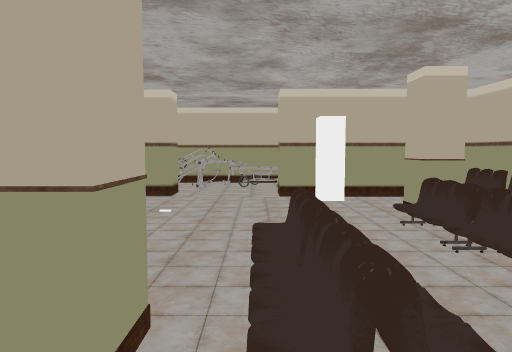
[1] (above)

17 first-person views from a walk through a 3-D level made in the Unity game engine. The camera is 1.5 m above the floor, tilts 4° down and sees 70° across. The floor is counted in squares, 1 m on a side. Each view is taken from the middle of a square. On the plan, view 1 faces up. The plan holds only what a view shows up to about 16 squares ahead; the rest is blank. The place goes on beyond the plan. The player is left out. Door leaves are left out, so doorways stand open. Some surface patterns are stand-ins.

[2]
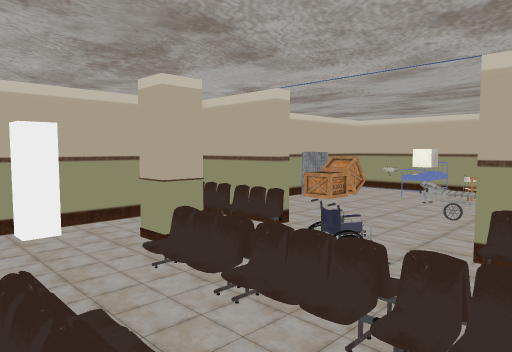

[3]
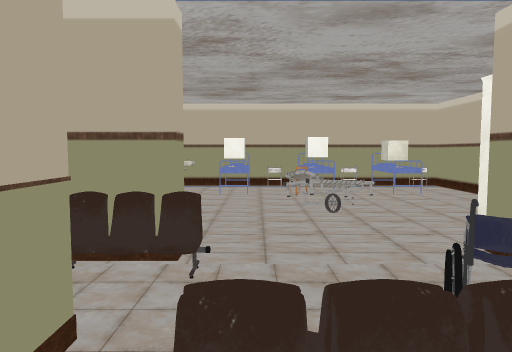

[4]
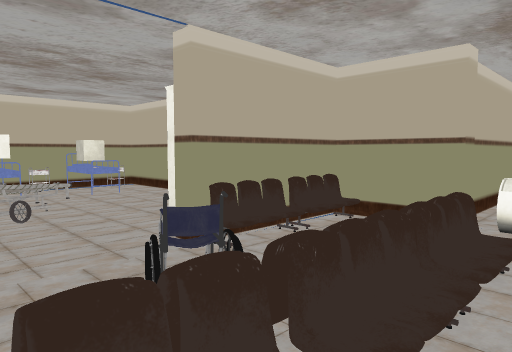

[5]
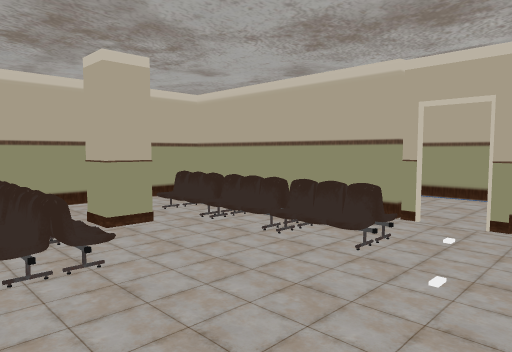

[6]
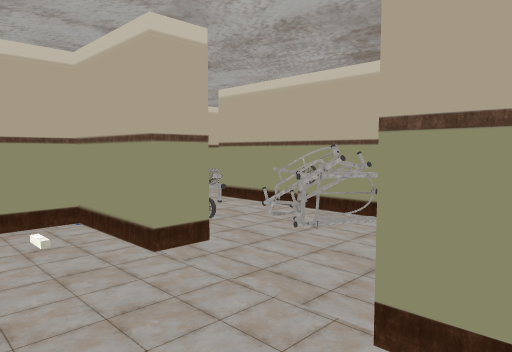

[7]
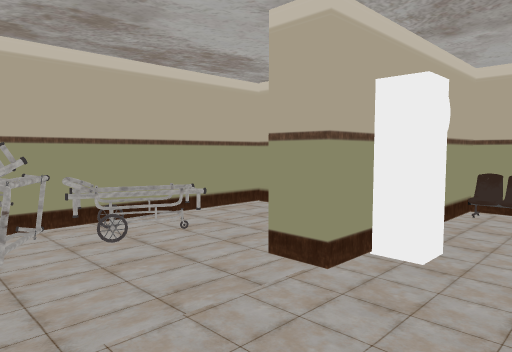

[8]
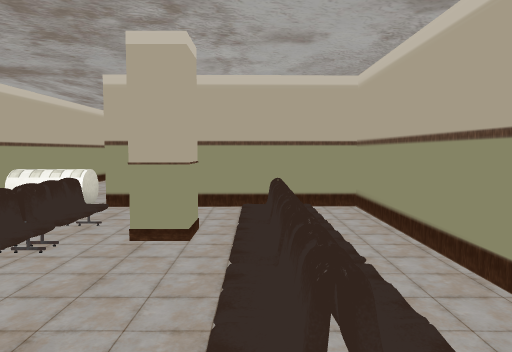

[9]
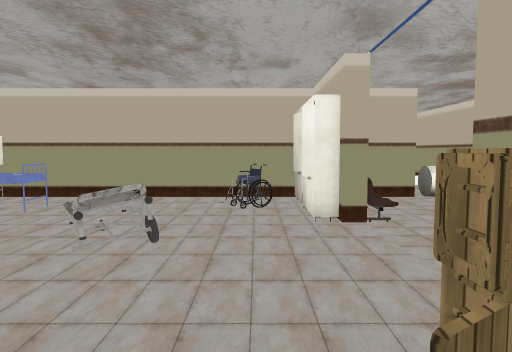

[10]
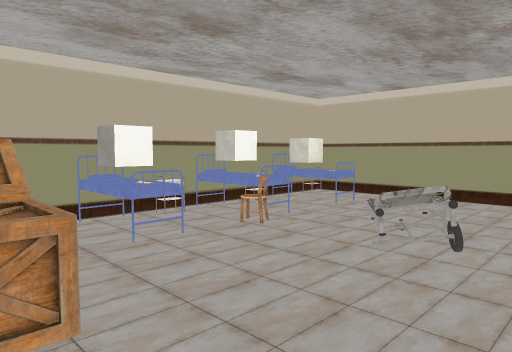

[11]
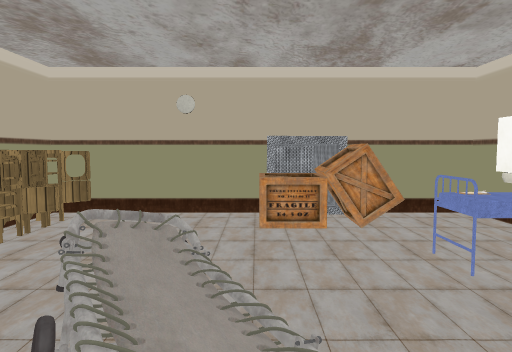

[12]
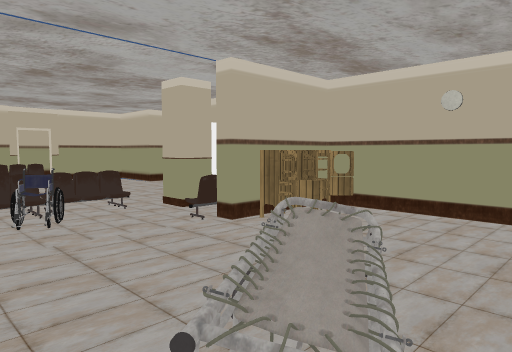

[13]
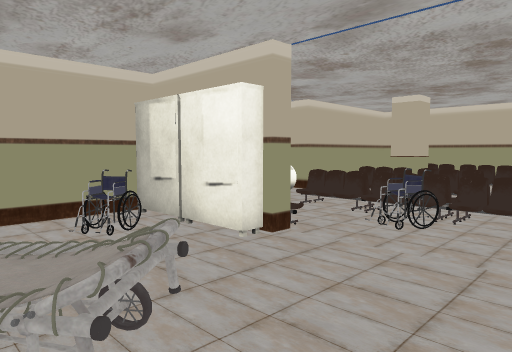

[14]
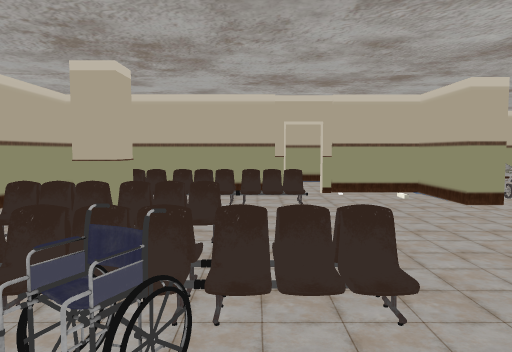

[15]
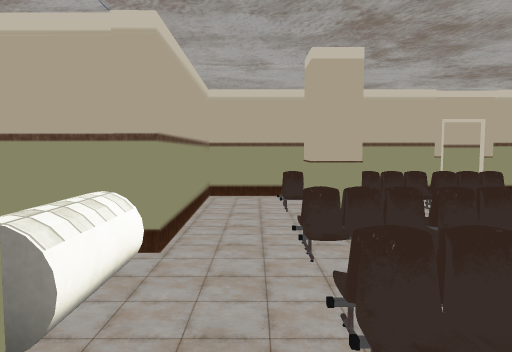

[16]
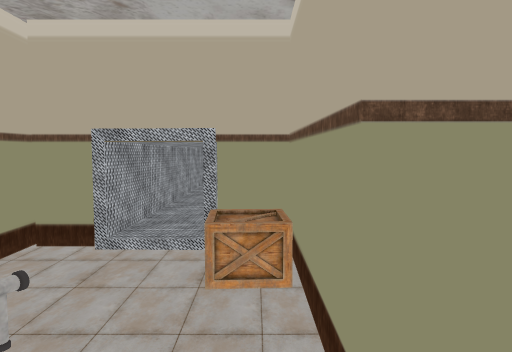

[17]
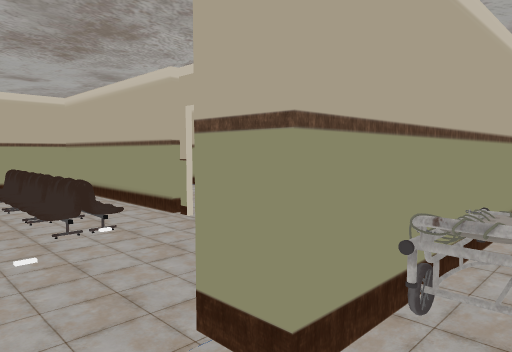

### Floor plan
Key: @ floor where view 1 was taken; # wall or solid block; . floor; / step, stairs or slope; D open door; C chair; P pillar; B box; U cube; E bed; T trolley; Y cylinder; O other object.
Columns run from 8 left of view 1 to 17 right of it. Each row starts with its distance up from view 1.
 17    ######## ##
 16  ##  OOOO....#
 15   ...OOOOO...#   ##
 14    OO.O..O...#
 13 ##OOO......BB#
 12  #####DDD#################
 11   #.......OO...#O...BBBB.#
 10   #............CO...BBBB.#
  9   #.........PP.#O........#
  8  .D............C.......UU#
  7  .D./C.....C/..........EU#
  6   #.//.....//......OO....T
  5   #./C../C.COO.....OO.CEU#
  4   #./C../C.//.......O..EU#
  3   #.//PP/C.//..#O.......T
  2   #./C.P/C.C/..COO.....EU#
  1   #............COO.....EU#
  0   #.....@......#O........O
 -1   ########YY##############
 -2          #..#
 -3          #  #

Positions as (right, up) in squares from view 1, and headings:
1: (0, 0), facing up
2: (0, 2), facing up-right
3: (2, 7), facing right
4: (2, 7), facing down-right
5: (2, 10), facing down-left
6: (2, 9), facing up-left
7: (-3, 9), facing up-right
8: (-3, 9), facing down
9: (9, 11), facing down
10: (9, 11), facing down-right
11: (12, 3), facing up
12: (13, 3), facing up-left
13: (12, 8), facing down-left
14: (7, 6), facing left
15: (6, 1), facing left
16: (-1, 13), facing right
17: (-1, 14), facing down-left
